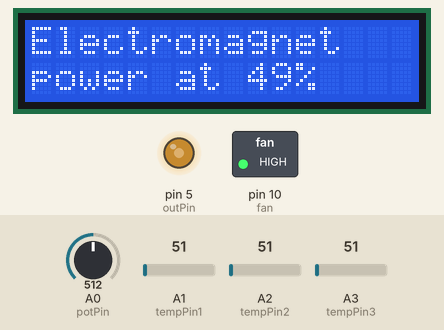
This sketch was run on a simulated Arduino Uno, built with avr-gcc and run on an emulated ATmega328P. On the bench: 16×2 character LCD, switched loads named in the sketch (green lamp = pin HIGH), output pins drawn as LEDs (lit = HIGH). The inputs (shaded band) are chosen by the test bench; at power-on: A0 (potPin) = 512, A1 (tempPin1) = 51, A2 (tempPin2) = 51, A3 (tempPin3) = 51.

Above: at 1.2 s.
1.3 s: A0 (potPin) set to 40
At 3.1 s:
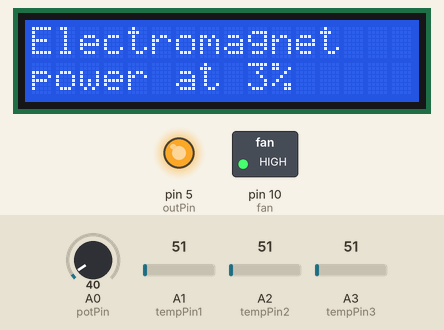
3.3 s: A0 (potPin) set to 264
At 4.4 s:
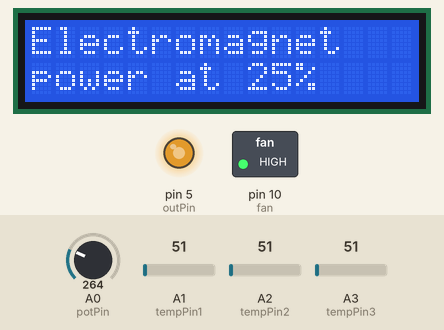
5.0 s: A0 (potPin) set to 992
At 5.5 s:
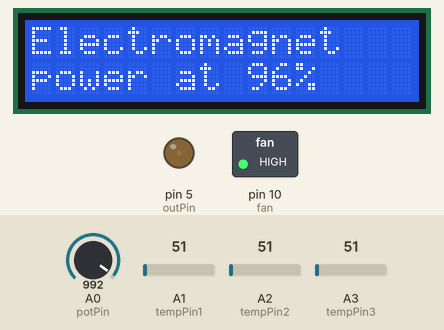
Timing chart, 0 to 8.0 s (numbered marks = the images above; inputs shaded):
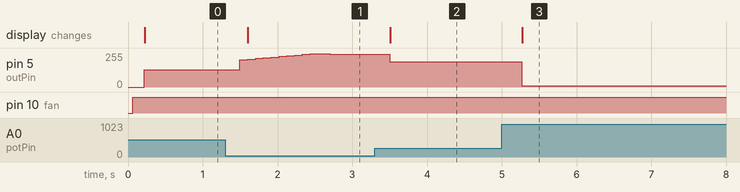

Measured:
- after the input at 1.3 s, pin 5 (outPin): rises from 128/255 to 250/255 in 0.94 s, then falls to 246/255 in 0.26 s; the display: changes after 0.30 s (image 1)
- after the input at 3.3 s, pin 5 (outPin): 246/255 → 190/255 after 0.20 s; the display: changes after 0.21 s (image 2)
- after the input at 5.0 s, pin 5 (outPin): 190/255 → 8/255 after 0.27 s; the display: changes after 0.27 s (image 3)

The sketch:

FerroFluid_JLS_FINAL.ino
```cpp
/*Talk about this program...*/


#include <LiquidCrystal.h>  //Include library to control LCDint potPin = A1;  // Select input pin for the potentiometer
//#include <Metro.h>

int potPin = 0;  // Select input pin for the potentiometer
int tempPin1 = 1;  //Select input pin for temperature sensor 1
int tempPin2 = 2;  //Select input pin for temperature sensor 2
int tempPin3 = 3;  //Select input pin for temperature sensor 3
int outPin = 5;      // Select output pin to control motor driver duty cyle
boolean play = 4; //Select input pin for the 'play' function
const int highTemp=100;    //The temperature at which the electromagnet will turn off (F)
const int safeTemp=95;    //The temperature at which the electromagnet can be turned back on (F)
int outDuty = 0;  //The duty cycle of the output. 0 is minimum, 255 is maximum
int potValue = 0;  //The input value of the potentiometer
int tempReadings1[10]={
  0,0,0,0,0,0,0,0,0,0};  //Ten temperature readings to be averaged from sensor 1
int tempReadings2[10]={
  0,0,0,0,0,0,0,0,0,0};  //Ten temperature readings to be averaged from sensor 2
int tempReadings3[10]={
  0,0,0,0,0,0,0,0,0,0};  //Ten temperature readings to be averaged from sensor 3
int total1;    //The total of the temperature readings
int total2;    //The total of the temperature readings
int total3;    //The total of the temperature readings
int tempValue1;    //The averaged temperature reading from sensor 1
int tempValue2;    //The averaged temperature reading from sensor 2
int tempValue3;    //The averaged temperature reading from sensor 3
int maxTempValue;    //The maximum of the three temperature sensor values
float tempFar;  //The maximum temperature in faranheit
int potReadings[2] = {
  0, 0};    //Keeps the last 2 input values to see if it is changing
boolean movement = true;  //Whether or not there is change in the input
boolean tooHot = false;  //Whether or not the electromagnet is too hot
int fan = 10; //Select output pin for fans

boolean splash = false;  //preventing splash variable

long timer = 60000; //Timer with an interval of 1 minute, or 60000 milliseconds
long time0 = 0;
long moveTime = 0;

//Metro timer = Metro(60000);   //Timer with an interval of 1 minute, or 60000 milliseconds
LiquidCrystal lcd(2, 3, 6, 7, 8, 9);  //Initialize library with the numbers of the interface pins

void setup()
{
  pinMode(fan, OUTPUT);
  pinMode(outPin, OUTPUT);
  pinMode(play, INPUT);
  Serial.begin(9600);
  lcd.begin(16,2);
  long currentTime = millis();
  long loopTime = currentTime;
}

void loop() {

  int button = digitalRead(play);

  if (button) //automated demo code here
  {
    lcd.clear();
    lcd.print("Playing!!");
    analogWrite(fan,255);

    for (int i=0; i<10; i++)  //Burst!!
    {
      int pwm_an = 5;
      analogWrite(outPin,pwm_an);
      delay(100);
    }


    for (int i=0; i<10; i++)  //slow turn down to prevent splashing
    {
      int pwm_an = 205+(i*5);
      analogWrite(outPin,pwm_an);
      delay(200);
    }

    for (int i=0; i<254; i++) //ramp up
    {

      analogWrite(outPin, 255-(i));
      if (i!=254)
      {
        delay(20);
      }
      else
      {
        delay(1000); //hold at highest level
      }
    }


    for (int i=0; i<230; i++) //ramp down
    {

      analogWrite(outPin, i);
      if (i!=230)
      {
        delay(20);
      }
      else
      {
        delay(1000); //hold at lowest level
      }
    }

    for (int i=0; i<4; i++) //number of loops here controls duration of automated 'play'
    {
      analogWrite(outPin, 150);
      delay(2000);
      analogWrite(outPin, 50);
      delay(3000);
    }

    for (int i=0; i<10; i++)  //slow turn down to prevent splashing
    {
      analogWrite(outPin,(155+(i*10)));
      delay(200);
    }

  }


  else // Code here runs whenever device is not in 'Playing' mode.  Reads in Pot, Senses Temperature,etc.

  {

    analogWrite(fan,255);  //turn on fans
    int sensorValue = analogRead(potPin); //read in pot value
//    Serial.print("Pot:");
//    Serial.println(sensorValue);
    int pwm_an = map(sensorValue,0,1023,255,0); //convert pot value to an analog pwm value
    //Serial.println(pwm_an);
    int duty_cycle = map(pwm_an,255,0,0,100); //convert pwm value to duty cycle percentage
    //Serial.println(duty_cycle);

    //Detect if potvalue is changing and modulate timer

    potReadings[0]=potReadings[1];
    potReadings[1]=sensorValue;

    long currentTime = millis(); //save current time


    if (abs(potReadings[1]-potReadings[0])>50) //if not moving for length 'timer' set 'movement' to false
    {
      movement=true;
      moveTime = millis();
    }
    else
    {
      if (abs((moveTime - currentTime))>timer) //wait 1 minute before turning off electromagnent
      {
        movement=false;
      }
      if (abs((moveTime - currentTime))>timer*10) //delay turning off fans for another 10 minutes (timer * 10)
      {
        analogWrite(fan,0);
      }
    }

    // Splash boolean logic

    if (potReadings[1] < 150 && potReadings[0] > 200)
    {
      splash = true;
    }
    else
    {
      splash = false;
    }

    //Temperature Control

    /*Take ten temperature readings for each of the 3 sensors. Take the average of the ten readings.
     Choose whichever average is the highest. Convert value to degrees faranheit. Delay between reading
     from different pins to prevent multiplex errors*/
    total1 = 0;
    total2 = 0;
    total3 = 0;
    delay(50);
    for (int i=0; i<10; i++)
    {
      tempReadings1[i] = analogRead(tempPin1);
      total1 = total1 + tempReadings1[i];
    }
    delay(50);
    for (int i=0; i<10; i++)
    {
      tempReadings2[i] = analogRead(tempPin2);
      total2 = total2 + tempReadings2[i];
    }
    delay(50);
    for (int i=0; i<10; i++)
    {
      tempReadings3[i] = analogRead(tempPin3);
      total3 = total3 + tempReadings3[i];
    }
    tempValue1 = total1/10;
    tempValue2 = total2/10;
    tempValue3 = total3/10;
    maxTempValue = max(tempValue1, tempValue2);
    maxTempValue = max(maxTempValue, tempValue3);
    tempFar = float(maxTempValue) * 400 / 1023; //originally *500/1023

    //Check if the magnet is too hot
    if (tempFar > highTemp)
    {
      tooHot = true;
    }
    //Check if magnet is at a safe temperature
    else if (tempFar < safeTemp)
    {
      tooHot = false;
    }

    //If input changing and not too hot then output same value. Otherwise output 0.
    if (movement && !tooHot)
    {
      if (splash)
      {

        for (int i=0; i<10; i++)  //slow turn down to prevent splashing
        {
          analogWrite(outPin,205+(i*5));
          delay(100);

          int sensorValue = analogRead(potPin); //read in pot value
          int pwm_an = map(sensorValue,0,1023,255,0); //convert pot value to an analog pwm value
          int duty_cycle = map(pwm_an,255,0,0,100); //convert pwm value to duty cycle percentage

          lcd.setCursor(0,0);
          lcd.print("Electromagnet   ");
          lcd.setCursor(0,1);
          lcd.print("power at ");
          lcd.print(int(duty_cycle));
          lcd.print("%   ");

        }

      }
      else //if not in splashing case, behave normally

      analogWrite(outPin,pwm_an); //output analog pwm value
    }

    else
    {
      analogWrite(outPin, 255);
      int duty_cycle = 0;
    }

    //print duty cycle and seconds since reset on LCD screen
    lcd.clear();
    lcd.setCursor(0,0);
    if (!movement && !tooHot)  //Message if not in use
    {
      lcd.print("Turn the knob   ");
      lcd.setCursor(0, 1);
      lcd.print("to start playing");
    }

    if (movement && !tooHot)  //Message if in normal use
    {
      lcd.print("Electromagnet   ");
      lcd.setCursor(0,1);
      lcd.print("power at ");
      lcd.print(int(duty_cycle));
      lcd.print("%   ");
    }
    if (tooHot)  //Message if magnet is above safe temperature
    {
      lcd.print("Too Hot! Magnet temp is  ");
      lcd.setCursor(0, 1);
      lcd.print(int(tempFar));
      lcd.print(" F            ");
    }

  }
}
```
